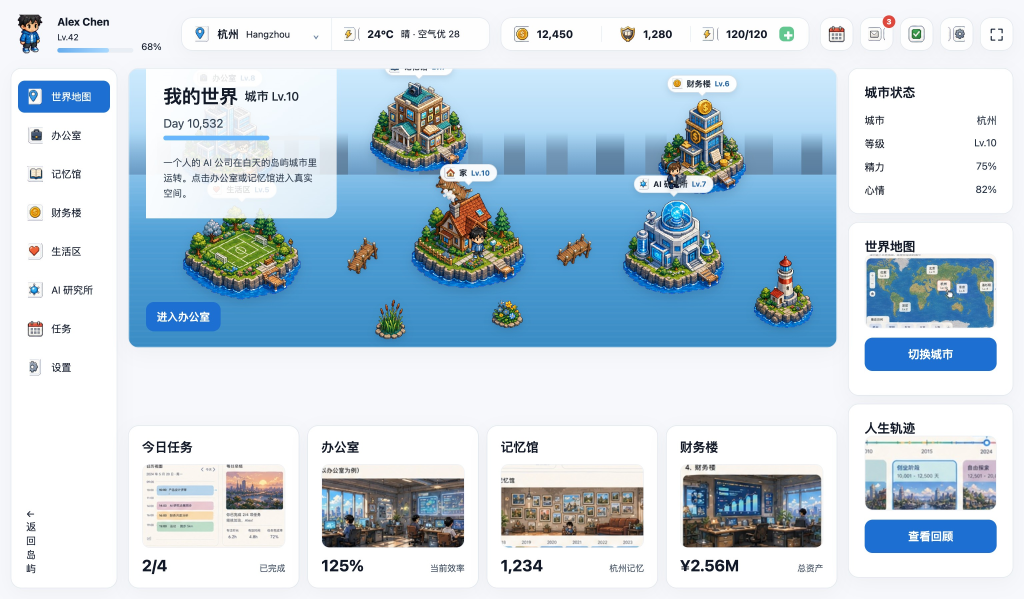
#> input picture home-unified.jpeg, 3072 x 1796 px (shown at 1/3 size)
$ python prepare_chroma_first_frame.py --input ../home-unified.jpeg --output out.avi
#> lines starting #> are read from the running program, lines starting #| are printed output that depends on the picture
#!/usr/bin/env python3
"""Composite a transparent sprite PNG onto a flat chroma background for image2video."""

from __future__ import annotations

import argparse
import json
from pathlib import Path

from PIL import Image


def parse_hex_color(value: str) -> tuple[int, int, int]:
    raw = value.strip().lstrip("#")
    if len(raw) != 6:
        raise ValueError(f"Expected 6-digit hex color, got {value}")
    return int(raw[0:2], 16), int(raw[2:4], 16), int(raw[4:6], 16)


def normalize_hex_color(value: str) -> str:
    r, g, b = parse_hex_color(value)
    return f"#{r:02X}{g:02X}{b:02X}"


def parse_canvas_size(value: str) -> tuple[int, int]:
    normalized = value.lower().replace(",", "x")
    parts = [part.strip() for part in normalized.split("x") if part.strip()]
    if len(parts) != 2:
        raise ValueError(f"Canvas size must look like WIDTHxHEIGHT, got {value}")
    width, height = int(parts[0]), int(parts[1])
    if width <= 0 or height <= 0:
        raise ValueError("Canvas width and height must be positive")
    return width, height


def expand_box(box: tuple[int, int, int, int], padding: int, size: tuple[int, int]) -> tuple[int, int, int, int]:
    width, height = size
    left, top, right, bottom = box
    return (
        max(0, left - padding),
        max(0, top - padding),
        min(width, right + padding),
        min(height, bottom + padding),
    )


def resample_filter(name: str) -> Image.Resampling:
    if name == "nearest":
        return Image.Resampling.NEAREST
    if name == "bicubic":
        return Image.Resampling.BICUBIC
    if name == "lanczos":
        return Image.Resampling.LANCZOS
    raise ValueError(f"Unsupported resample mode: {name}")


def fit_image(image: Image.Image, canvas_size: tuple[int, int], resample: Image.Resampling) -> tuple[Image.Image, tuple[int, int], float]:
    canvas_w, canvas_h = canvas_size
    scale = min(canvas_w / image.width, canvas_h / image.height)
    scaled_size = (max(1, round(image.width * scale)), max(1, round(image.height * scale)))
    resized = image.resize(scaled_size, resample)
    paste_location = ((canvas_w - scaled_size[0]) // 2, (canvas_h - scaled_size[1]) // 2)
    return resized, paste_location, scale


def prepare_chroma_first_frame(
    source: Path | str,
    output: Path | str,
    *,
    background_color: str = "#00FF00",
    canvas_size: tuple[int, int] | None = None,
    layout_mode: str = "preserve-canvas",
    padding: int = 0,
    resample: str = "nearest",
) -> dict:
#> called with source = '../home-unified.jpeg', output = 'out.avi', background_color = '#00FF00', layout_mode = 'preserve-canvas', padding = 0, resample = 'nearest'
    source_path = Path(source)
    output_path = Path(output)
    if layout_mode not in {"preserve-canvas", "fit-foreground"}:
        raise ValueError(f"Unsupported layout mode: {layout_mode}")
    if padding < 0:
        raise ValueError("Padding must be zero or greater")

    with Image.open(source_path) as opened:
#> opened is the input picture: PIL image 3072x1796 RGB; mean R, G, B 193.4, 210.2, 222.2
        source_image = opened.convert("RGBA")

    source_size = source_image.size
#> source_size = (3072, 1796)
    target_size = canvas_size or source_size
#> target_size = (3072, 1796)
    alpha_box = source_image.getchannel("A").getbbox()
#> alpha_box = (0, 0, 3072, 1796)
    foreground_box = None
    working = source_image

    if layout_mode == "fit-foreground":
        if alpha_box is None:
            working = Image.new("RGBA", (1, 1), (0, 0, 0, 0))
            foreground_box = None
        else:
            foreground_box = expand_box(alpha_box, padding, source_size)
            working = source_image.crop(foreground_box)

    resized, paste_location, scale = fit_image(working, target_size, resample_filter(resample))
#> paste_location = (0, 0); scale = 1
    background = Image.new("RGB", target_size, parse_hex_color(background_color))
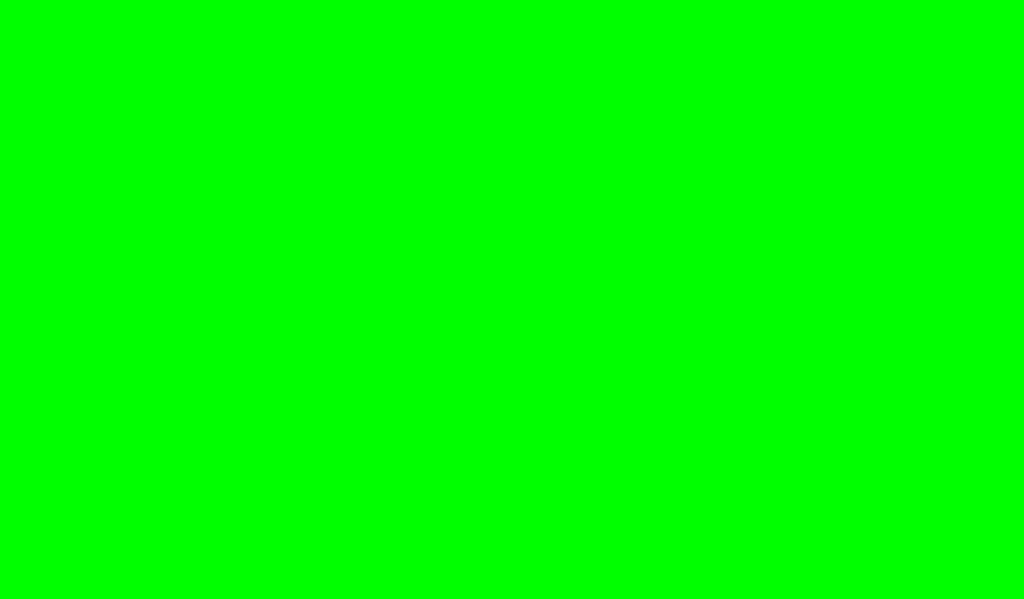
#> background: PIL image 3072x1796 RGB (shown at 1/3 size); mean R, G, B 0, 255, 0
    background.paste(resized.convert("RGB"), paste_location, resized.getchannel("A"))

    output_path.parent.mkdir(parents=True, exist_ok=True)
    background.save(output_path)

    return {
        "source": str(source_path),
        "output": str(output_path),
        "background_color": normalize_hex_color(background_color),
        "layout_mode": layout_mode,
        "source_size": list(source_size),
        "output_size": list(target_size),
        "source_alpha_bbox": list(alpha_box) if alpha_box else None,
        "foreground_bbox": list(foreground_box) if foreground_box else None,
        "scale": scale,
        "scaled_size": list(resized.size),
        "paste_location": list(paste_location),
        "resample": resample,
    }


def main() -> int:
    parser = argparse.ArgumentParser(description=__doc__)
    parser.add_argument("--input", required=True, help="Transparent PNG source asset")
    parser.add_argument("--output", required=True, help="Green-screen first-frame PNG for image2video")
    parser.add_argument("--background-color", default="#00FF00")
    parser.add_argument("--canvas-size", help="Optional WIDTHxHEIGHT output canvas, for example 1024x1024")
    parser.add_argument("--layout-mode", choices=["preserve-canvas", "fit-foreground"], default="preserve-canvas")
    parser.add_argument("--padding", type=int, default=0, help="Extra transparent pixels around alpha bbox in fit-foreground mode")
    parser.add_argument("--resample", choices=["nearest", "bicubic", "lanczos"], default="nearest")
    parser.add_argument("--report", help="Optional JSON report path")
    args = parser.parse_args()

    report = prepare_chroma_first_frame(
        args.input,
        args.output,
        background_color=args.background_color,
        canvas_size=parse_canvas_size(args.canvas_size) if args.canvas_size else None,
        layout_mode=args.layout_mode,
        padding=args.padding,
        resample=args.resample,
    )
#> report = 12 items
    if args.report:
        report_path = Path(args.report)
        report_path.parent.mkdir(parents=True, exist_ok=True)
        report_path.write_text(json.dumps(report, indent=2), encoding="utf-8")
    print(f"Wrote chroma first frame: {args.output}")
    return 0


if __name__ == "__main__":
    raise SystemExit(main())
#> (the program exits here)
